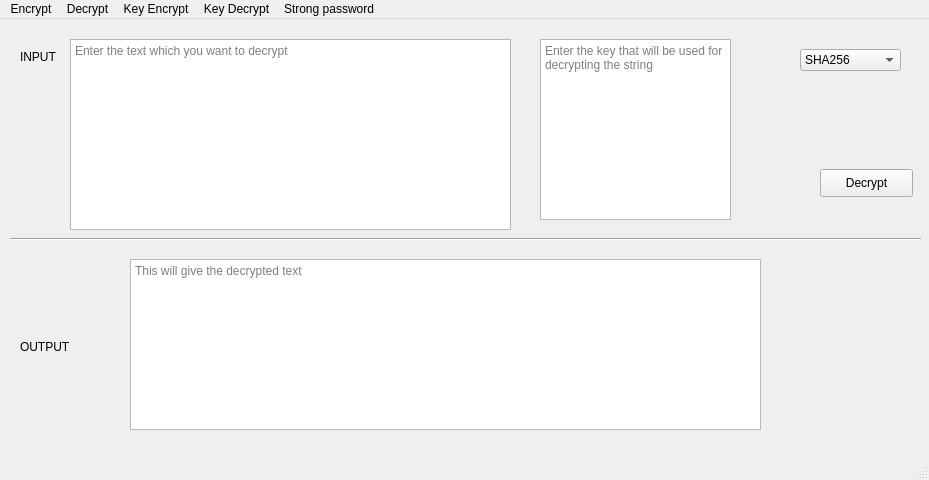
<?xml version="1.0" encoding="UTF-8"?>
<ui version="4.0">
 <class>MainWindow</class>
 <widget class="QMainWindow" name="MainWindow">
  <property name="geometry">
   <rect>
    <x>0</x>
    <y>0</y>
    <width>929</width>
    <height>480</height>
   </rect>
  </property>
  <property name="windowTitle">
   <string>MainWindow</string>
  </property>
  <widget class="QWidget" name="centralwidget">
   <widget class="Line" name="line">
    <property name="geometry">
     <rect>
      <x>10</x>
      <y>210</y>
      <width>911</width>
      <height>20</height>
     </rect>
    </property>
    <property name="orientation">
     <enum>Qt::Horizontal</enum>
    </property>
   </widget>
   <widget class="QLabel" name="label">
    <property name="geometry">
     <rect>
      <x>20</x>
      <y>30</y>
      <width>55</width>
      <height>16</height>
     </rect>
    </property>
    <property name="text">
     <string>INPUT</string>
    </property>
    <property name="scaledContents">
     <bool>false</bool>
    </property>
    <property name="margin">
     <number>0</number>
    </property>
   </widget>
   <widget class="QTextEdit" name="textEdit">
    <property name="geometry">
     <rect>
      <x>70</x>
      <y>20</y>
      <width>441</width>
      <height>191</height>
     </rect>
    </property>
    <property name="placeholderText">
     <string>Enter the text which you want to decrypt</string>
    </property>
   </widget>
   <widget class="QPushButton" name="pushButton">
    <property name="geometry">
     <rect>
      <x>820</x>
      <y>150</y>
      <width>93</width>
      <height>28</height>
     </rect>
    </property>
    <property name="text">
     <string>Decrypt</string>
    </property>
   </widget>
   <widget class="QLabel" name="label_2">
    <property name="geometry">
     <rect>
      <x>20</x>
      <y>320</y>
      <width>55</width>
      <height>16</height>
     </rect>
    </property>
    <property name="text">
     <string>OUTPUT</string>
    </property>
   </widget>
   <widget class="QTextEdit" name="textEdit_2">
    <property name="geometry">
     <rect>
      <x>130</x>
      <y>240</y>
      <width>631</width>
      <height>171</height>
     </rect>
    </property>
    <property name="placeholderText">
     <string>This will give the decrypted text</string>
    </property>
   </widget>
   <widget class="QComboBox" name="comboBox">
    <property name="geometry">
     <rect>
      <x>800</x>
      <y>30</y>
      <width>101</width>
      <height>22</height>
     </rect>
    </property>
    <item>
     <property name="text">
      <string>SHA256</string>
     </property>
    </item>
    <item>
     <property name="text">
      <string>SHA224</string>
     </property>
    </item>
    <item>
     <property name="text">
      <string>SHA512</string>
     </property>
    </item>
    <item>
     <property name="text">
      <string>SHA384</string>
     </property>
    </item>
    <item>
     <property name="text">
      <string>SHA1</string>
     </property>
    </item>
    <item>
     <property name="text">
      <string>SHA3_512</string>
     </property>
    </item>
    <item>
     <property name="text">
      <string>SHA3_384</string>
     </property>
    </item>
    <item>
     <property name="text">
      <string>SHA3_256</string>
     </property>
    </item>
    <item>
     <property name="text">
      <string>SHA3_224</string>
     </property>
    </item>
    <item>
     <property name="text">
      <string>SHAKE256</string>
     </property>
    </item>
    <item>
     <property name="text">
      <string>SHAKE128</string>
     </property>
    </item>
    <item>
     <property name="text">
      <string>SHA512_224</string>
     </property>
    </item>
    <item>
     <property name="text">
      <string>SHA512_256</string>
     </property>
    </item>
    <item>
     <property name="text">
      <string>MD2</string>
     </property>
    </item>
    <item>
     <property name="text">
      <string>MD4</string>
     </property>
    </item>
    <item>
     <property name="text">
      <string>MD5</string>
     </property>
    </item>
    <item>
     <property name="text">
      <string>MD5_SHA1</string>
     </property>
    </item>
    <item>
     <property name="text">
      <string>WHIRLPOOL</string>
     </property>
    </item>
    <item>
     <property name="text">
      <string>RIPEMD_160</string>
     </property>
    </item>
    <item>
     <property name="text">
      <string>BLAKE2S</string>
     </property>
    </item>
    <item>
     <property name="text">
      <string>BLAKE2B</string>
     </property>
    </item>
    <item>
     <property name="text">
      <string>SM3</string>
     </property>
    </item>
    <item>
     <property name="text">
      <string>ADLER32</string>
     </property>
    </item>
    <item>
     <property name="text">
      <string>CR32</string>
     </property>
    </item>
   </widget>
   <widget class="QTextEdit" name="textEdit_3">
    <property name="geometry">
     <rect>
      <x>540</x>
      <y>20</y>
      <width>191</width>
      <height>181</height>
     </rect>
    </property>
    <property name="placeholderText">
     <string>Enter the key that will be used for decrypting the string</string>
    </property>
   </widget>
  </widget>
  <widget class="QMenuBar" name="menubar">
   <property name="geometry">
    <rect>
     <x>0</x>
     <y>0</y>
     <width>929</width>
     <height>26</height>
    </rect>
   </property>
   <widget class="QMenu" name="EncryptMenu">
    <property name="title">
     <string>Encrypt</string>
    </property>
   </widget>
   <widget class="QMenu" name="DecryptMenu">
    <property name="title">
     <string>Decrypt</string>
    </property>
   </widget>
   <widget class="QMenu" name="KEncryptMenu">
    <property name="title">
     <string>Key Encrypt</string>
    </property>
   </widget>
   <widget class="QMenu" name="KDecryptMenu">
    <property name="title">
     <string>Key Decrypt</string>
    </property>
   </widget>
   <widget class="QMenu" name="menuStrong_password">
    <property name="title">
     <string>Strong password</string>
    </property>
   </widget>
   <addaction name="EncryptMenu"/>
   <addaction name="DecryptMenu"/>
   <addaction name="KEncryptMenu"/>
   <addaction name="KDecryptMenu"/>
   <addaction name="menuStrong_password"/>
  </widget>
  <widget class="QStatusBar" name="statusbar"/>
 </widget>
 <resources/>
 <connections/>
</ui>
